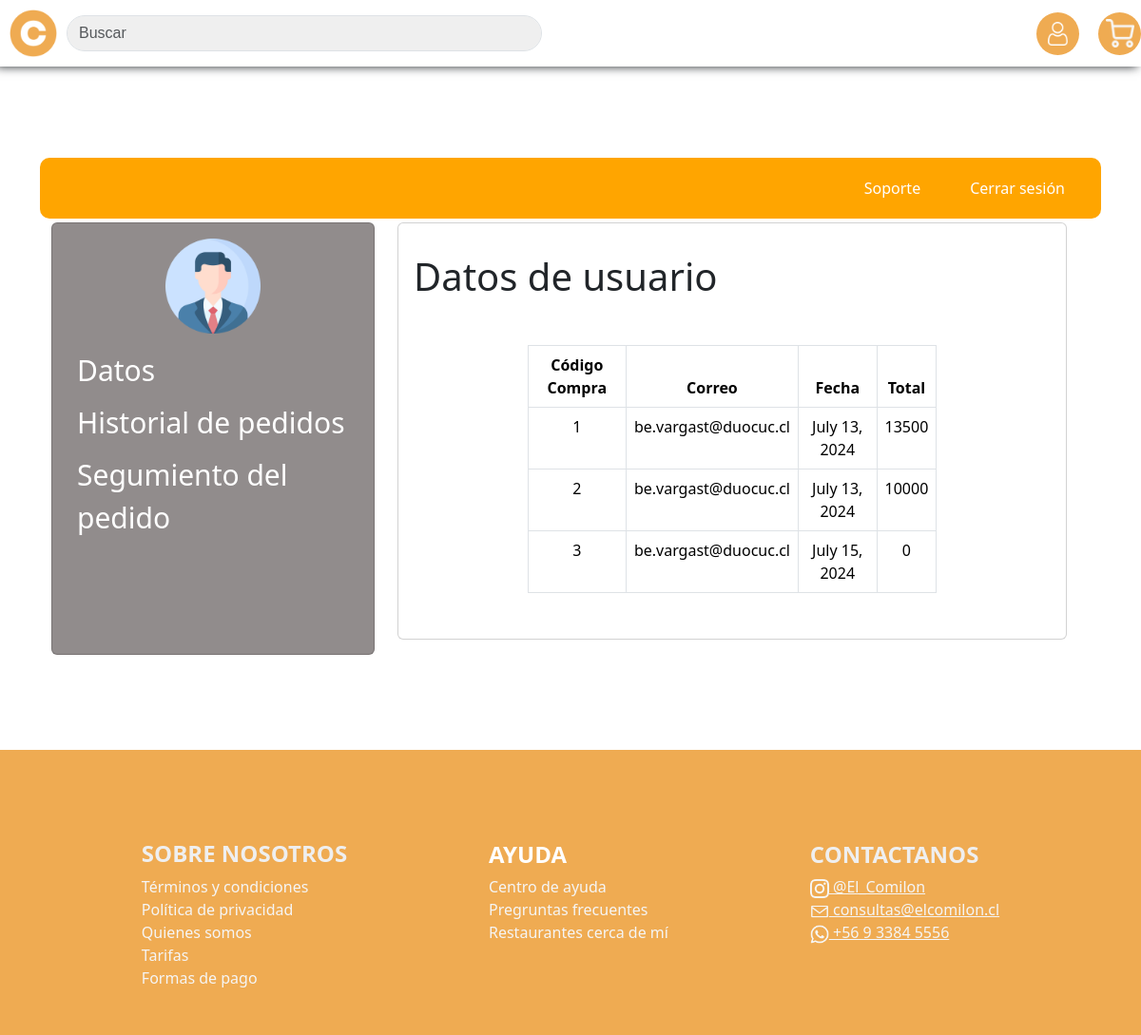
The app's page /Profile2 (signed in), older data.
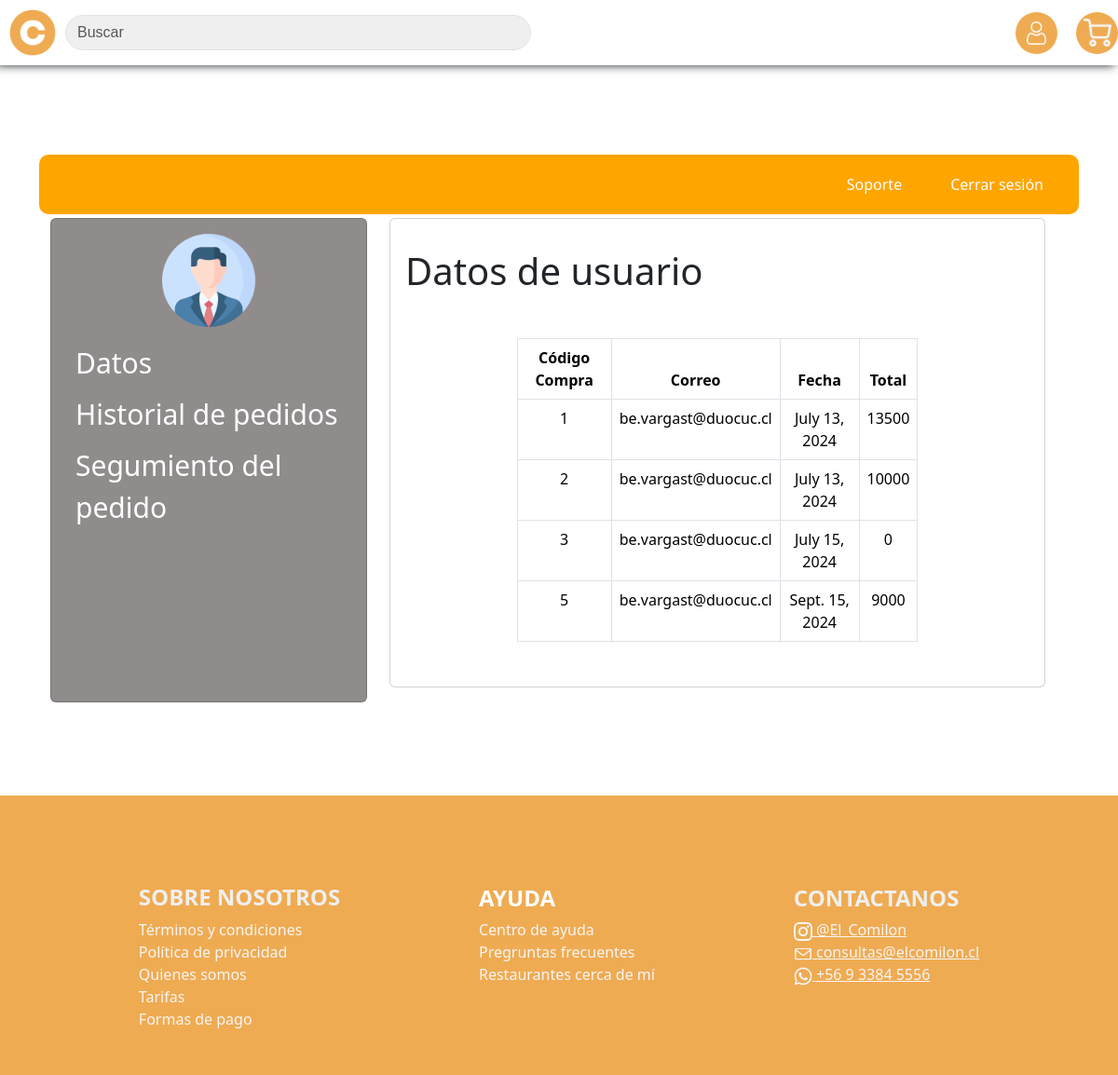
The same page, newer data.
### ElComilon/models.py (models this page shows, shortened)
class Compra(models.Model):
    id_compra =models.AutoField(primary_key=True)
    correo_cliente = models.CharField(max_length=100)
    fecha_compra = models.DateField()
    total_compra = models.IntegerField()

### ElComilon/views.py (the view)
# urls.py: path('Profile2',views.Profile2, name='Profile2'),
@login_required(login_url="Login")
def Profile2(request):
    if request.user.is_authenticated:
        compras = Compra.objects.filter(correo_cliente= request.user.email)
        return render(request,'pages/Profile2.html',{'compras':compras})
    else:
        return render(request,"pages/index.html")

### templates/pages/Profile2.html (shortened to what this page needs)
<!DOCTYPE html>
<html lang="en">
<head>
    {% load static %}
    <link rel="stylesheet" href="{% static 'css/Perfil.css' %}">
    <link rel="stylesheet" href="{% static 'css/Navbar.css' %}">
    <link rel="stylesheet" href="{% static 'css/footer.css' %}">
    <link href="https://cdn.jsdelivr.net/npm/bootstrap@5.3.3/dist/css/bootstrap.min.css" rel="stylesheet"
>
</head>
<body>
    {% include 'bases/header.html' %}
    <main>
        <div class="container mb-5 pt-5">
            <div class="row pt-5 mx-auto">
                <div class="topbar">
                    {% if request.user.is_authenticated %}
                    <a href=" {% url 'logout' %} ">Cerrar sesión</a>
                    {% endif %}
                    <a href="">Soporte</a>
                    <a href=""></a>
                </div>
                <div class="row">
                    <div class="col-md-4 mt-1">
                        <div class="card text-center sidebar" id="lateral">
                            <div class="card-body">
                                <img src="{% static 'img/iconos/profile.png' %}" class="rounded" width="100">
                                <div class="mt-3">
                                        <a href="{% url 'Profile' %}">Datos</a>
                                        <a href="{% url 'Profile2' %}">Historial de pedidos</a>
                                        <a href="{% url 'OrderTracking' %}">Segumiento del pedido</a>
                                </div>
                            </div>
                        </div>
                    </div>
                    <div class="col-md-8 mt-1">
                        <div class="card mb-3 content" id="Contenedor-Datos">
                            <h1 class="m-3 pt-3">Datos de usuario</h1>
                            <div class="card-body" id="card-body">
                                <div class="row">
                                    <div class="col-md-8  mx-auto text-center p-3">
                                    <table class="table table-hover table-bordered">
                                        <thead>
                                            <th>Código Compra</th>
                                            <th>Correo</th>
                                            <th>Fecha</th>
                                            <th>Total</th>
                                        </thead>
                                        <tbody class="compra">
                                            {% for compra in compras %}
                                            <tr>
                                                <td>{{compra.id_compra}}</td>
                                                <td>{{compra.correo_cliente}}</td>
                                                <td>{{compra.fecha_compra}}</td>
                                                <td>{{compra.total_compra}}</td>
                                            </tr>
                                            {% endfor %}
                                        </tbody>
                                    </table>
                                    </div>
                                </div>
                            </div>
                        </div>
                    </div>
                </div>
            </div>
        </div>
    </main>
    {% include 'bases/footer.html' %}
</body>
</html>

### templates/bases/header.html (shortened to what this page needs)
{% load static %}
<header>
    <div class="barra">
        <div class="item i1">
            <div class="icono">
                <a href="{% url 'index' %}">
                    <img src="{% static 'img/iconos/letra-c.png' %}" alt="" width="50px">
                </a>
            </div>
        </div>
        <div class="item i2">
            <div class="buscador">
                <form class="d-flex" role="search">
                <input class="form-control me-2" type="search" placeholder="Buscar" >
                </form>
            </div>
        </div>
        <div class="item i3">
            {% if request.user.username != ""  %}
                <div class="boton carrito profile">
                    <a href="{% url 'Profile' %}">
                        <img src="{% static 'img/iconos/usuario (1).png' %}" alt="" width="25" style="margin-left: 4.5px;">
                    </a>
                </div>
            {% endif%}
            <div class="boton carrito">
                <button style="background-color: rgba(240, 248, 255, 0);border: 0;" type="button" data-bs-toggle="offcanvas" data-bs-target="#offcanvasRight" aria-controls="offcanvasRight"><img src="{% static 'img/iconos/img_carro.png' %}" alt="" width="30px"></button>
            </div>
        </div>
    </div>
</header>

### templates/bases/footer.html
{% load static %}
<footer>
    <div class="pie">
        <div class="itemf it1">
            <div class="sobre">
                <h1>
                    SOBRE NOSOTROS
                </h1>
                <a href="">Términos y condiciones</a>
                <a href="">Política de privacidad</a>
                <a href="">Quienes somos</a>
                <a href="">Tarifas</a>
                <a href="">Formas de pago</a>
            </div>
        </div>
        <div class="itemf it2">
            <div class="ayuda">
                <h1>
                    AYUDA
                </h1>
                <a href="">Centro de ayuda</a>
                <a href="">Pregruntas frecuentes</a>
                <a href="">Restaurantes cerca de mí</a>
            </div>
        </div>
        <div class="itemf it3">
            <div class="contacto">
                <H1>
                    CONTACTANOS
                </H1>
                <div class="ig">
                    <a href="">
                        <img src="{%static 'img/iconos/instagram (1) (2).png'%}" alt="" width="20px">
                    </a>
                    <a href="">
                        @El_Comilon
                    </a>
                </div>
                <div class="mail">
                    <a href="">
                        <img src="{%static 'img/iconos/correo (1).png'%}" alt="" width="20px">
                    </a>
                    <a href="">consultas@elcomilon.cl</a>
                </div>
                <div class="wsp">
                    <a href="">
                        <img src="{%static 'img/iconos/whatsapp (1).png'%}" alt="" width="20px">
                    </a>
                    <a href="">+56 9 3384 5556</a>
                </div>
            </div>
        </div>
    </div>
</footer>

### static/css/Perfil.css (style rules this page uses)
.container { margin-bottom: 10px; }
.topbar { background-color: orange; overflow: hidden; border-radius: 10px; }
.topbar a { float: right; color: white; text-align: center; padding: 20px 26px; text-decoration: none; }
#lateral { background-color: rgb(145, 140, 140); color: white; height: 100%; }
.sidebar button, .sidebar a { margin-left: 10px; display: block; color: white; padding-bottom: 10px; font-size: 30px; border: none; background-color: rgb(145, 140, 140); text-decoration: none; text-align: left; }
.card { position: relative; display: flex; flex-direction: column; }

### static/css/Navbar.css (style rules this page uses)
body { background-color: #EFEFEF; }
header { background-color: FFFFFF; height: 70px; }
.barra { display: flex; background-color: white; padding: 0%; width: 100%; height: 70px; align-items: center; box-shadow: -4px .1px 10px; justify-content: space-evenly; position:fixed; z-index: 2; }
.item { height: 70px; width: 100%; display: flex; align-items: center; }
.icono { display: flex; width: 70px; height: 70px; justify-content: center; align-items: center; }
.i1 { justify-content: flex-start; width: 70PX; }
.i2 { justify-content: flex-start; }
.i3 { justify-content: flex-end; }
.buscador { display: flex; width: 100%; height: 70px; justify-content: flex-start; align-items: center; }
.buscador .form-control { background-color: rgb(239, 239, 239); border-radius: 40px; font-family: 'Ponnala',sans-serif; width: 500px; }
.boton { display: flex; height: 40px; width: 100px; align-items: center; justify-content: center; text-decoration: none; margin-left: 20px; border-radius: 14px; }
.boton a { text-decoration: none; color: white; font-weight: 500; font-size: .9rem; }
.carrito { width: 45px; height: 45px; border-radius: 50%; background-color: #EFAB52; }

### static/css/footer.css (style rules this page uses)
footer { margin-top: 100px; }
.pie { display: flex; width: 100%; height: 300px; background-color: #EFAB52; align-items: center; justify-content: space-evenly; margin-top: 100px; }
.pie .itemf { display: flex; }
.sobre { display: flex; flex-direction: column; margin-top: 47px; }
.sobre h1 { justify-content: left; font-size: 1.5rem; font-weight: bold; }
.ayuda { display: flex; flex-direction: column; }
.ayuda h1 { justify-content: left; font-size: 1.5rem; font-weight: bold; color: #FFFFFF; }
.contacto { display: flex; flex-direction: column; }
.contacto h1 { justify-content: left; font-size: 1.5rem; font-weight: bold; }
.contacto h1 { color: #EFEFEF; }
.ig a { color: #F5F5F5; }
.mail a { color: #F5F5F5; }
.wsp a { color: #F5F5F5; }
.ayuda a { color: #F5F5F5; text-decoration: none; }
.sobre h1 { color: #EFEFEF; }
.sobre a { color: #F5F5F5; text-decoration: none; }

Row changes from the older to the newer data that the page shows:
added Compra: id_compra "5", correo_cliente "be.vargast@duocuc.cl", fecha_compra "Sept. 15, 2024", total_compra "9000"
